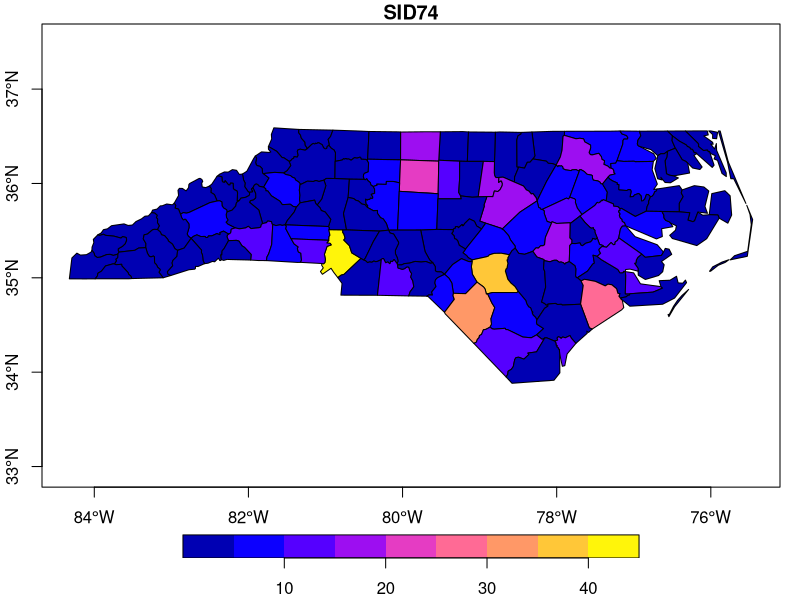
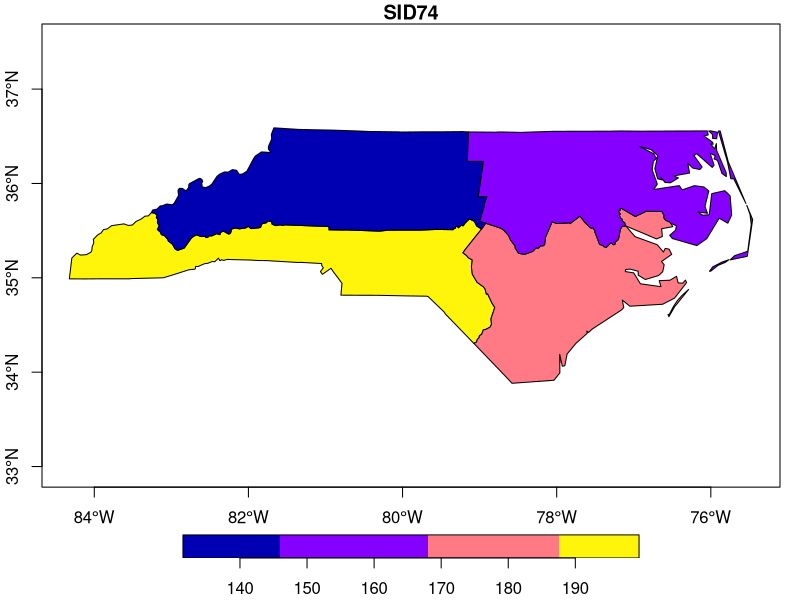

These charts were generated, in order, by the following R code:
## ---- chunk 1
library(sf)
library(dplyr)
system.file("gpkg/nc.gpkg", package="sf") %>%
	read_sf() %>%
	st_transform(32119) %>%
	select(BIR74, SID74, NAME) %>%
	st_centroid() -> x
## ---- chunk 2
nc <- read_sf(system.file("gpkg/nc.gpkg", package="sf"))
plot(nc["SID74"], axes = TRUE)
sf_use_s2(TRUE)
# encode quadrant by two logicals:
nc$lng = st_coordinates(st_centroid(st_geometry(nc)))[,1] > -79
nc$lat = st_coordinates(st_centroid(st_geometry(nc)))[,2] > 35.5
nc.grp = aggregate(nc["SID74"], list(nc$lng, nc$lat), sum)
plot(nc.grp["SID74"], axes = TRUE)
## ---- chunk 3
nc <- st_transform(nc, 2264)
gr = st_sf(
         label = apply(expand.grid(1:10, LETTERS[10:1])[,2:1], 1, paste0, collapse = " "),
         geom = st_make_grid(nc))
gr = gr[-(1:30),]
a = aggregate(nc["SID74"], gr, sum)
c(sid74_sum_counties = sum(nc$SID74), sid74_sum_rectangles = sum(a$SID74, na.rm = TRUE))
